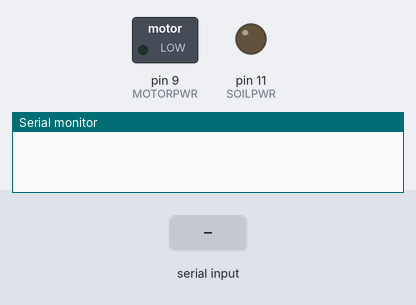
A sketch run on a simulated Arduino Uno, built with avr-gcc and run on an emulated ATmega328P. Shown: switched loads named in the sketch (green lamp = pin HIGH), output pins drawn as LEDs (lit = HIGH), the last lines printed to the serial monitor. The test bench sets the inputs (shaded band).

Above: at 1.2 s.
1.3 s: "X\n" received over Serial
2.8 s: "S\n" received over Serial
At 4.0 s:
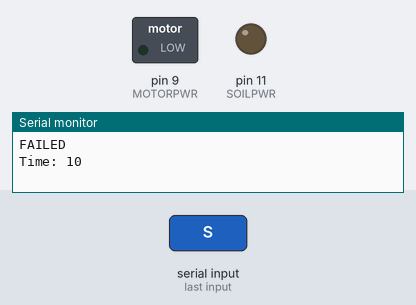
4.3 s: "X\n" received over Serial
At 4.4 s:
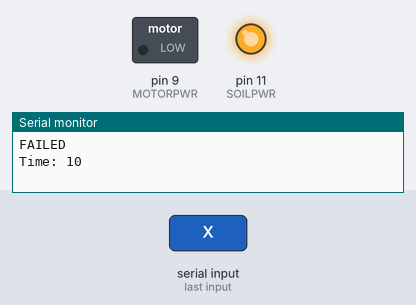
Timing chart, 0 to 7.3 s (numbered marks = the images above; inputs shaded):
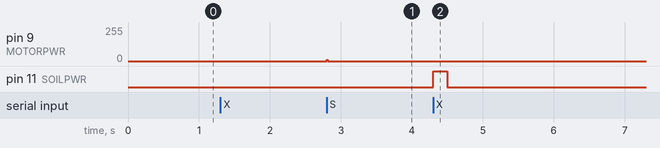

Measured:
- after the input at 2.8 s, pin 9 (MOTORPWR): 0/255 → 10/255 at once, → 0/255 0.01 s later
- after the input at 4.3 s, pin 11 (SOILPWR): LOW → HIGH at once, → LOW 0.20 s later

The sketch:

monitor.ino
```cpp
#define SOILPWR 11
#define SOILSIG A0

#define MOTORPWR 9

#define BUFSIZE 16

int readMoisture(int power, unsigned int dlay){
    analogWrite(SOILPWR,power);
    delay(dlay);
    int moisture = analogRead(A0);
    analogWrite(SOILPWR,0);
    return moisture;
}

void motorPulse(byte power, unsigned int dlay){
    analogWrite(MOTORPWR,power);
    delay(dlay);
    analogWrite(MOTORPWR,0);
}

void setup() {
    // put your setup code here, to run once:
    pinMode(SOILSIG, INPUT);
    pinMode(SOILPWR, OUTPUT);
    pinMode(MOTORPWR, OUTPUT);

    digitalWrite(MOTORPWR, LOW);
    Serial.begin(9600);
}

char buffer[BUFSIZE];
int N = 0;
String msg;
byte speed;


void loop() {
    // put your main code here, to run repeatedly:
    unsigned int time=0;
    if (Serial.available()){
        byte b = Serial.read();
        byte c;
        N++;
        if (N >= BUFSIZE) N = 0;
        buffer[N] = b;
        if (b == '\n'){
            c = buffer[0];
            if (c == 'X') {
                msg = String(readMoisture(255, 200));
                Serial.println(msg);
            } else if (c == 'S'){
                speed = buffer[1];
                time += buffer[2];
                time += ((unsigned int)buffer[3])<<8;

                // Limit watering to 1 minute
                time = time<60000 ? time : 60000;

                Serial.print("Time: ");
                Serial.println(time);
                motorPulse(speed,time);
            } else {
                Serial.println("FAILED");
            }
            N=BUFSIZE;
        }
    }

}
```
